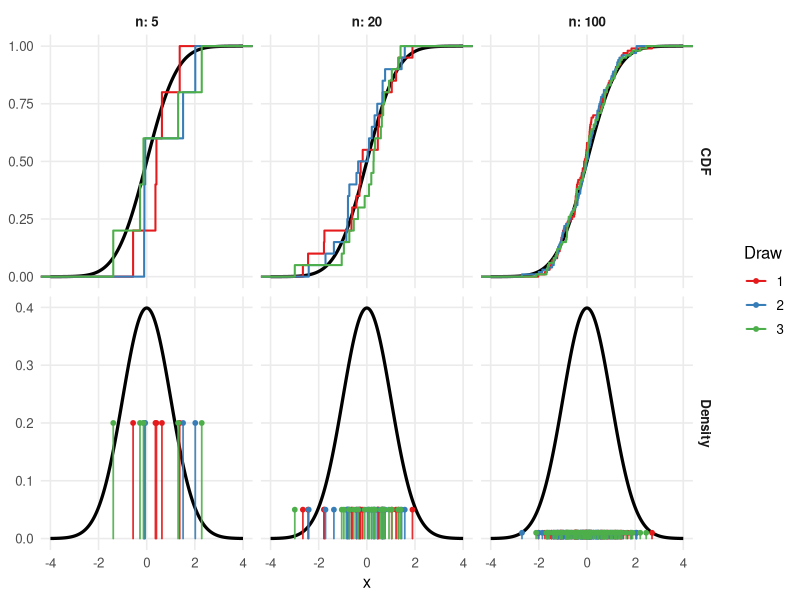
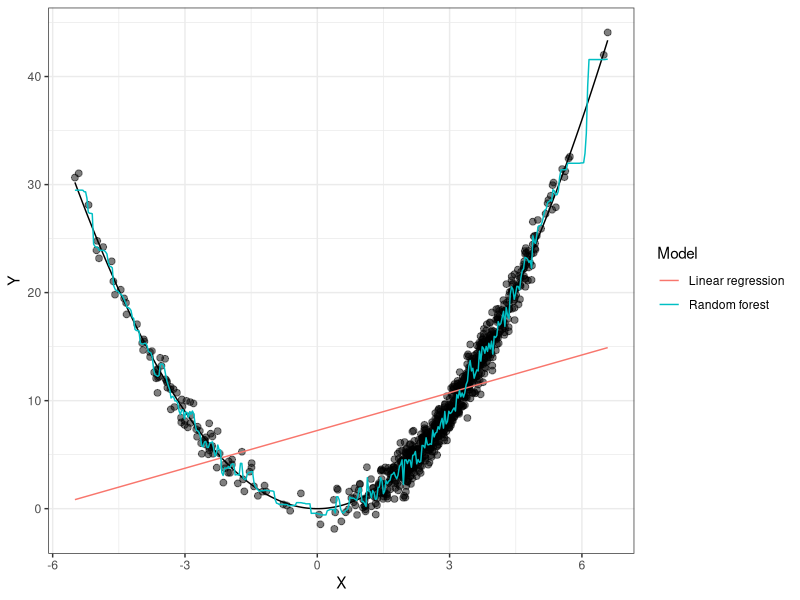

Recreate these plots in R, in order.
## ---- chunk 1
set.seed(0)
#| warnings: false
library(tidyverse)
library(magrittr)
## ---- chunk 2
# Empirical distribution illustration (eCDF + point-mass spikes)
# - ns = c(5, 20, 100)
# - Rows: CDF vs Density
# - Three independent draws per n (colored)
# - True CDF/PDF in thick black
# - "Empirical PDF": sticks of height 1/n with a dot at each observation

library(ggplot2)
library(dplyr)
library(purrr)
library(tidyr)

set.seed(42)

# ---- True distribution (N(0,1)); swap these to change the truth ----
rgen  <- function(n) rnorm(n, 0, 1)
ptrue <- function(x) pnorm(x, 0, 1)
dtrue <- function(x) dnorm(x, 0, 1)

# ---- Settings ----
ns     <- c(5, 20, 100)
draws  <- 3
x_grid <- seq(-4, 4, length.out = 600)

# ---- Simulate three draws for each n (compute 1/n BEFORE converting n to factor) ----
sim <- map_df(ns, function(n0) {
  nn <- as.numeric(n0)
  map_df(1:draws, function(d) {
    tibble(
      x    = rgen(nn),
      n    = nn,          # keep numeric for now
      draw = factor(d),
      y1   = 1/nn         # height of each spike
    )
  })
}) %>% mutate(n = factor(n, levels = ns))  # convert to factor only after y1 is computed

# ---- True curves for both statistics, replicated over facets ----
true_df <- expand_grid(
  x    = x_grid,
  stat = factor(c("CDF", "Density"), levels = c("CDF", "Density")),
  n    = factor(ns, levels = ns)
) %>%
  mutate(y = if_else(stat == "CDF", ptrue(x), dtrue(x)))

# ---- Spikes (empirical point masses) for the Density row ----
spikes <- sim %>%
  transmute(
    x, y0 = 0, y1,
    n, draw,
    stat = factor("Density", levels = c("CDF", "Density"))
  )

# ---- Build the plot ----
p <- ggplot() +
  # True curves (thick black)
  geom_line(
    data = true_df,
    aes(x = x, y = y),
    linewidth = 1.1,
    color = "black"
  ) +
  # eCDFs (pad=TRUE so they start at 0 and end at 1 within the plotted x-range)
  stat_ecdf(
    data = sim %>% mutate(stat = factor("CDF", levels = c("CDF", "Density"))),
    aes(x = x, color = draw, group = draw),
    linewidth = 0.7,
    pad = TRUE
  ) +
  # Empirical "PDF": vertical sticks of height 1/n with dots on top
  geom_segment(
    data = spikes,
    aes(x = x, xend = x, y = y0, yend = y1, color = draw, group = draw),
    linewidth = 0.6,
    lineend = "round",
    alpha = 0.9
  ) +
  geom_point(
    data = spikes,
    aes(x = x, y = y1, color = draw, group = draw),
    size = 1.3
  ) +
  facet_grid(stat ~ n, scales = "free_y", 
    labeller = labeller(stat = label_value,  # rows
                               n    = label_both)) +
  scale_color_brewer(palette = "Set1", name = "Draw") +
  labs(
    x = "x",
    y = NULL,
  ) +
  coord_cartesian(xlim = range(x_grid)) +
  theme_minimal(base_size = 12) +
  theme(
    panel.grid.minor = element_blank(),
    strip.text = element_text(face = "bold"),
    plot.title = element_text(face = "bold")
  )

p
## ---- chunk 3
#| code-fold: false
n = 1000

data = tibble(
    D = rbinom(n, 1, 0.9),
    X = ifelse(D, rnorm(n, 3, 1), rnorm(n, -3, 1)),
    Y = X^2 + rnorm(n, 0, 1)
)

# Fit models
library(randomForest)
lm_fit <- lm(Y ~ X, data = data)
rf_fit <- randomForest(Y ~ X, data = data, ntree = 500)

plugin_psi <- function(fit, df) {
  mu_x1 <- predict(fit, newdata = tibble(X = df$X + 1))
  mu_x  <- predict(fit, newdata = tibble(X = df$X))
  mean(mu_x1 - mu_x)
}

tibble(
  model = c("Random forest", "OLS"),
  psi_hat = c(
    plugin_psi(rf_fit, data), 
    plugin_psi(lm_fit, data)
  )
)
## ---- chunk 4
# Prediction grid
grid <- tibble(X = seq(min(data$X), max(data$X), length.out = 400))

# Predictions from each model
preds <- bind_rows(
  grid %>% transmute(X, pred = predict(lm_fit, newdata = grid), model = "Linear regression"),
  grid %>% transmute(X, pred = predict(rf_fit, newdata = grid), model = "Random forest")
)
truth <- grid %>% mutate(pred = X^2, model = "Truth")


# Plot: data + fitted regression functions
ggplot(data, aes(X, Y)) +
  geom_line(data = truth, aes(X, pred), color = "black") + 
  geom_point(alpha = 0.5, size=2) +
  geom_line(data = preds, aes(X, pred, color = model)) +
  theme_bw() +
  labs(y = "Y", color = "Model") 
## ---- chunk 5
n = 1000000

population = tibble(
    D = rbinom(n, 1, 0.9),
    X = ifelse(D, rnorm(n, 3, 1), rnorm(n, -3, 1)),
    Y = X^2 + rnorm(n, 0, 1)
)

population %$% mean((X+1)^2 - X^2)
